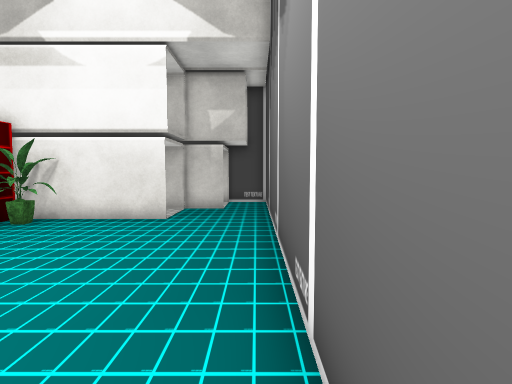
View 1 (above)

24 first-person views from a walk through a scene from a Unity 3-D project. The camera is 1.5 m above the floor, tilts 4° down and sees 80° across. The floor is counted in squares, 1 m on a side. Each view is taken from the middle of a square. On the plan, view 1 faces up. The plan holds only what a view shows up to about 15 squares ahead; the rest is blank. The place goes on beyond the plan. The player is left out. Door leaves are left out, so doorways stand open. Some surface patterns are stand-ins.

View 2
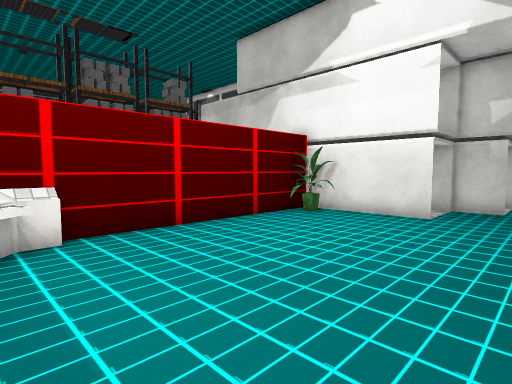

View 3
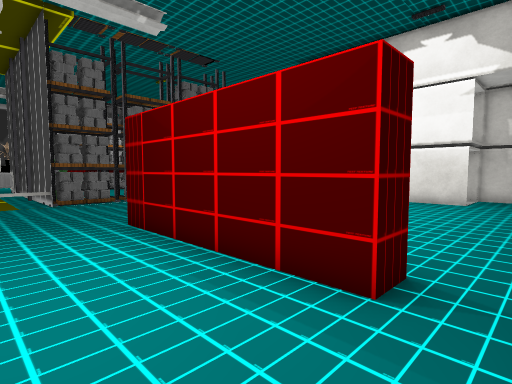

View 4
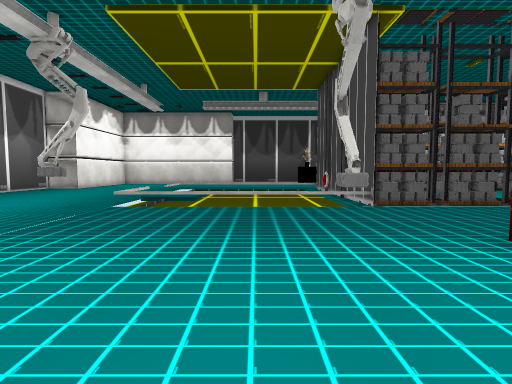

View 5
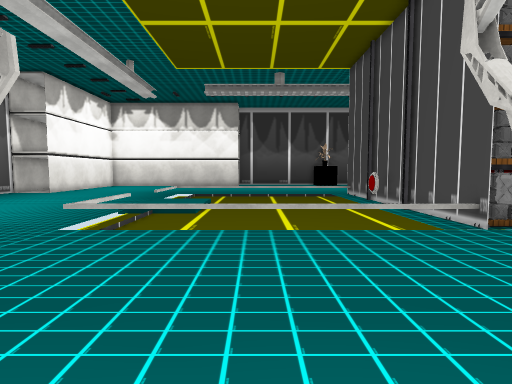

View 6
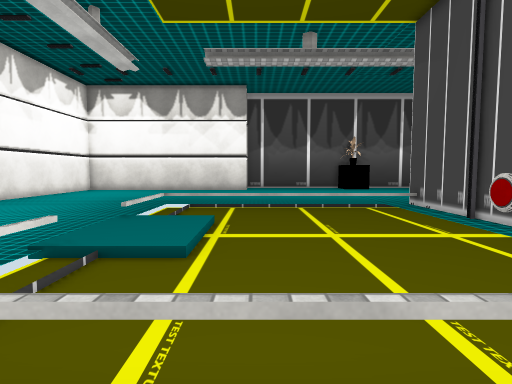

View 7
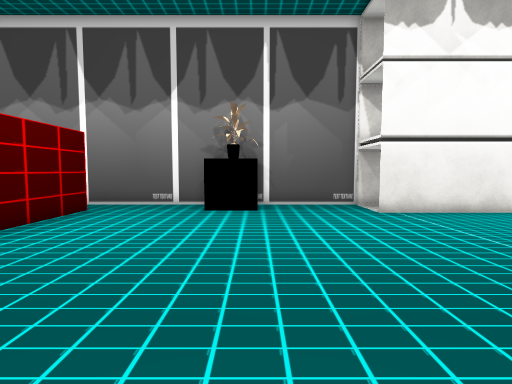

View 8
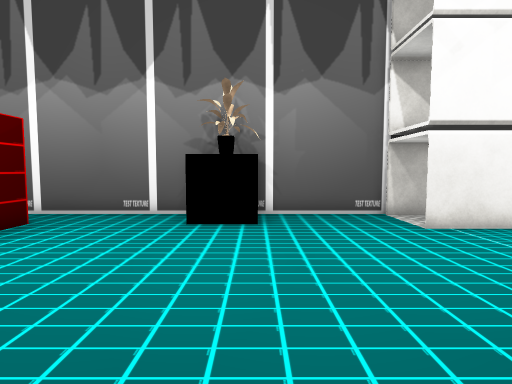

View 9
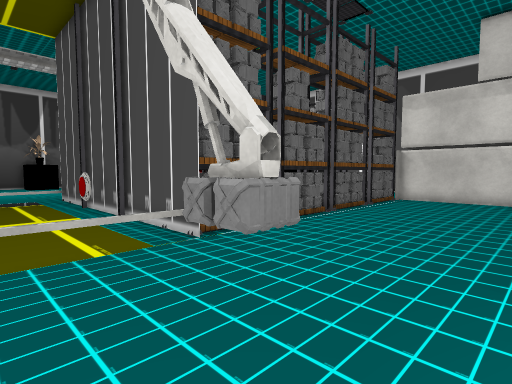

View 10
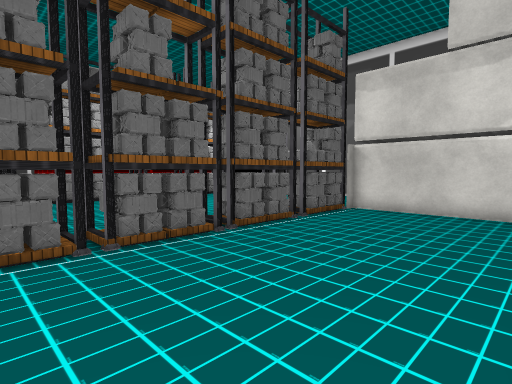

View 11
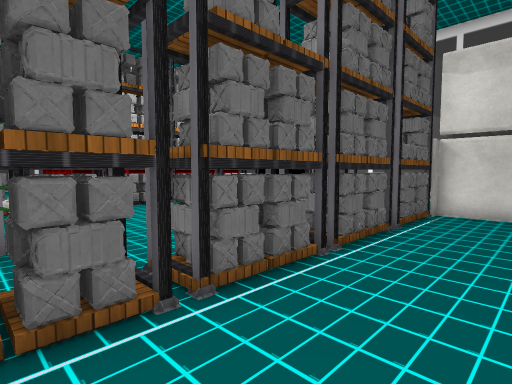

View 12
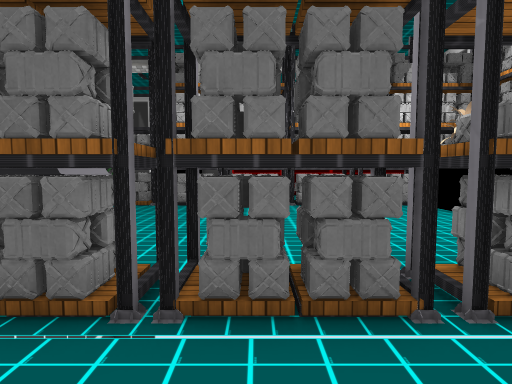

View 13
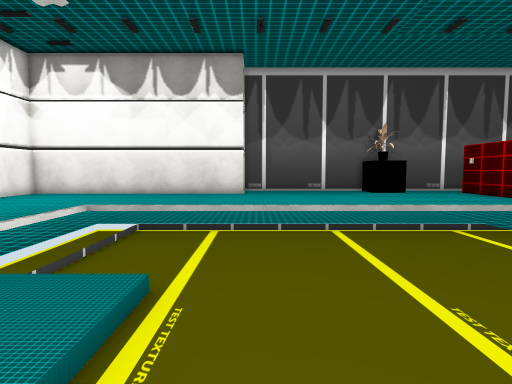

View 14
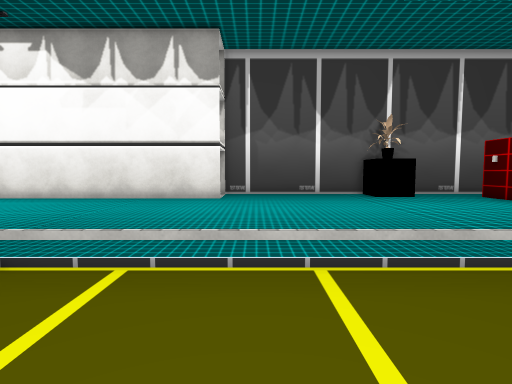

View 15
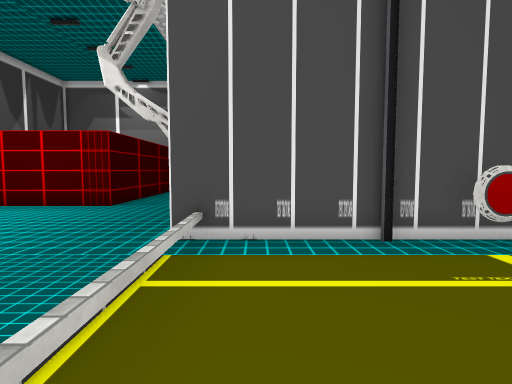

View 16
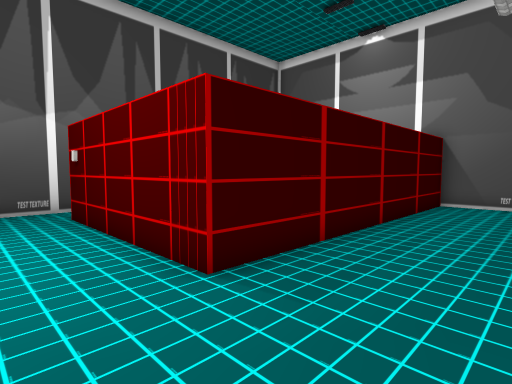

View 17
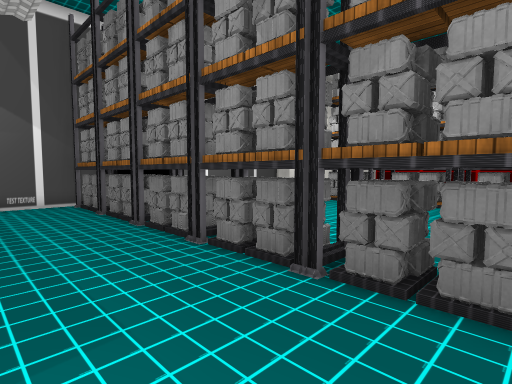

View 18
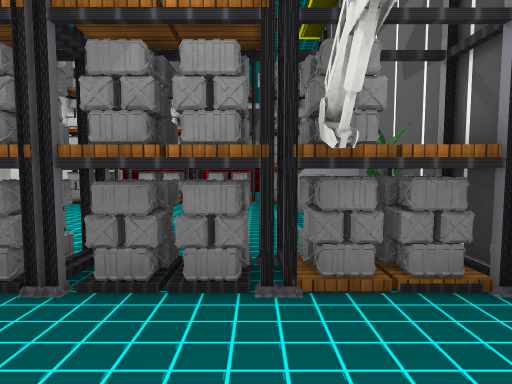

View 19
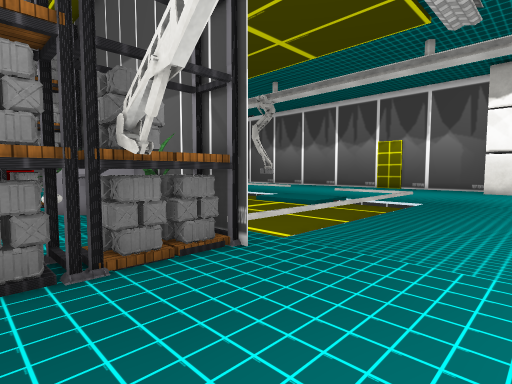

View 20
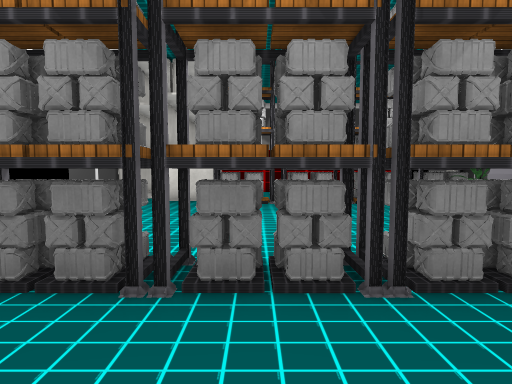

View 21
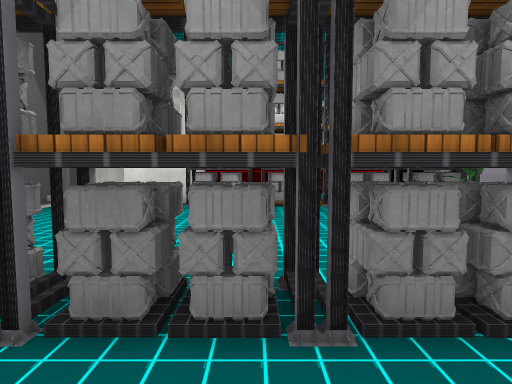

View 22
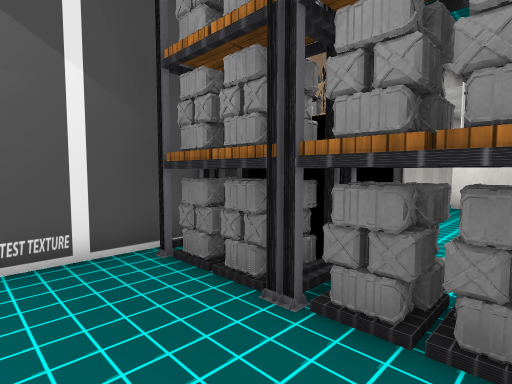

View 23
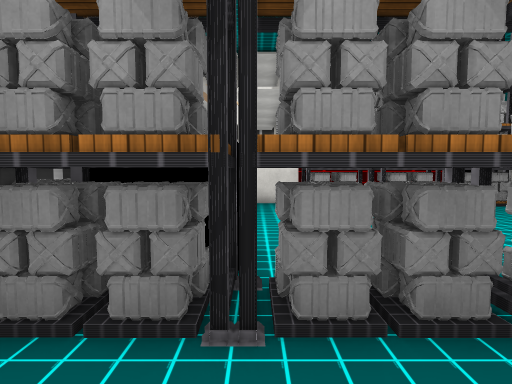

View 24
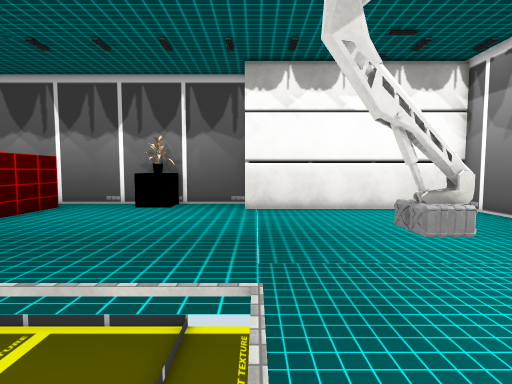

### Floor plan
Key: @ floor where view 1 was taken; # wall or solid block; . main floor; - floor 0.25 m lower than the main floor; : floor 0.5 m higher than the main floor; / step, stairs or slope; D open door; = window, fence, low wall or low ledge; P plant; S shelf; O other object.
Columns run from 37 left of view 1 to 1 right of it. Each row starts with its distance up from view 1.
 15       #########    ######          ####
 14       #....S# S    ..               ..#
 13       #....O#O#                     ..#
 12       #....OO   ..  ..#           OO..#
 11       #....S#.........O           ....#
 10       #....O#.........O           ....#
  9       #....##........O#OOOOO #PPOOO...#
  8       #....S#........O#..... ##.......#
  7       #....O#........OO..... # .......#
  6       #....O#.......OO#..... # .......#
  5       #....S#........OO..... # .......#
  4       #....##........O#......# .......#
  3 #######....O#........O#......# .......#
  2 ...........S#........O#......# .......#
  1 ...........O#........O#......##.......#
  0 ...........##.......OS#......#O......@#
 -1 ...........OO...O....O#......# O......#
 -2 ...........OP#OOOOO#OO#......#######DD#
 -3 ...........O###OOO###O#...............#
 -4 .........../////O/////=...............#
 -5 ...........=----------=...O...........#
 -6 ...........=----------=...............#
 -7 ...........=----------=.............OO#
 -8 ...........=----------=.............OO#
 -9 ...........=----------=.............OO#
-10 ...........=----------=...............#
-11 O..........=----------=...............#
-12 O..........=---....---=...............#
-13 O..........=---....---=...............#
-14 O..........=:://..//::=............O O
-15 O..................................O O
-16 O.....................#............O
-17 O...............  ....O............O
-18 O................................. O

Where each view was taken, in squares from view 1:
view 1: 0 up, 0 right, facing up
view 2: 1 down, 0 right, facing up-left
view 3: 6 down, 0 right, facing up-left
view 4: 8 down, 2 left, facing left
view 5: 9 down, 7 left, facing left
view 6: 10 down, 13 left, facing left
view 7: 9 down, 13 left, facing right
view 8: 9 down, 10 left, facing right
view 9: 7 down, 9 left, facing up-left
view 10: 2 down, 9 left, facing up-left
view 11: 2 down, 12 left, facing up-left
view 12: 4 up, 12 left, facing left
view 13: 10 down, 19 left, facing left
view 14: 9 down, 22 left, facing left
view 15: 9 down, 25 left, facing up
view 16: 0 up, 27 left, facing up-left
view 17: 0 up, 30 left, facing up-right
view 18: 0 up, 30 left, facing right
view 19: 1 up, 31 left, facing down-right
view 20: 7 up, 30 left, facing right
view 21: 6 up, 29 left, facing right
view 22: 9 up, 29 left, facing up-right
view 23: 11 up, 29 left, facing right
view 24: 14 down, 19 left, facing right
